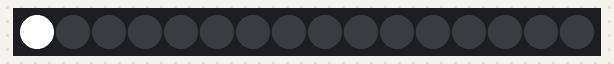
A sketch run on a simulated Arduino Uno, built with avr-gcc and run on an emulated ATmega328P. Shown: 16 RGB LEDs in strip order, left to right.

Above: at 0.1 s.
At 0.63 s:
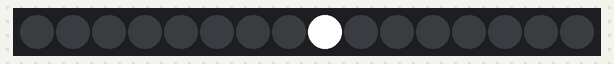
At 1.24 s:
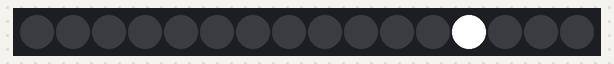
At 1.73 s:
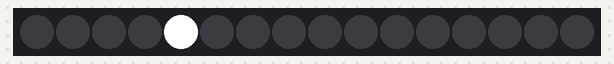
At 2.34 s:
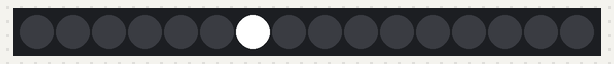

Measured:
- by itself, everything shown: repeats every 1.8 s, in 30 steps

The sketch:

blink_desplazamiento.ino
```cpp
#include <FastLED.h>
#define NUM_LEDS 16
#define DATA_PIN A0
#define t 60
CRGB leds[NUM_LEDS];

void setup() {
       FastLED.addLeds<NEOPIXEL, DATA_PIN>(leds, NUM_LEDS);
       leds[0] = CRGB::White;
       FastLED.show();
       delay(200);
   }

   void loop() {
     for (int i=1; i<NUM_LEDS; i++)
     {
        leds[i] = CRGB::White;
        leds[i-1] = CRGB::Black;
        FastLED.show();
        delay(t);
      }
      for (int i=NUM_LEDS-2; i>=0; i--)
      {
        leds[i] = CRGB::White;
        leds[i+1] = CRGB::Black;
        FastLED.show();
        delay(t);
      }
    }
```
